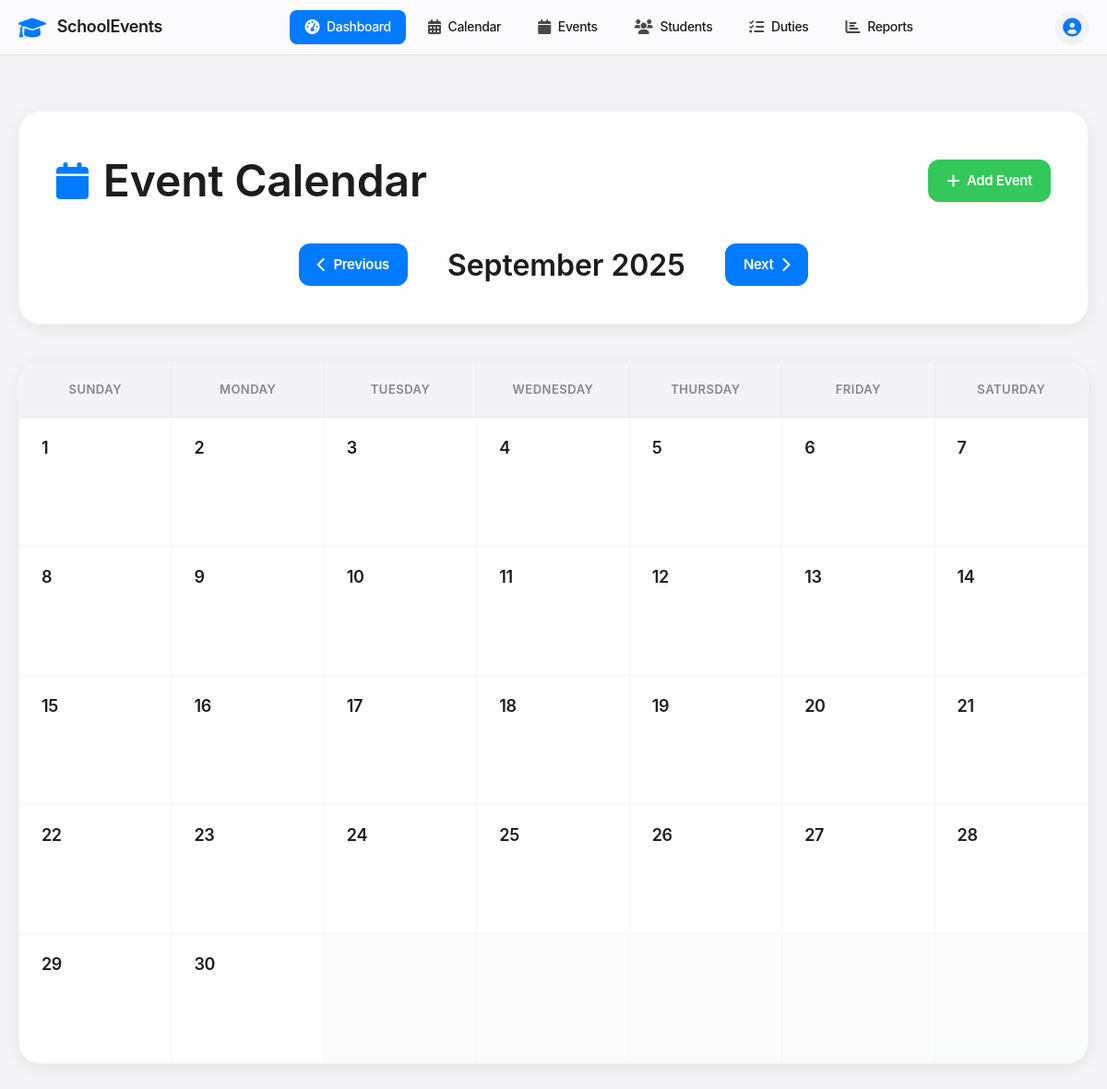
/calendar?year=2025&month=9, run on an earlier commit of the app's database.
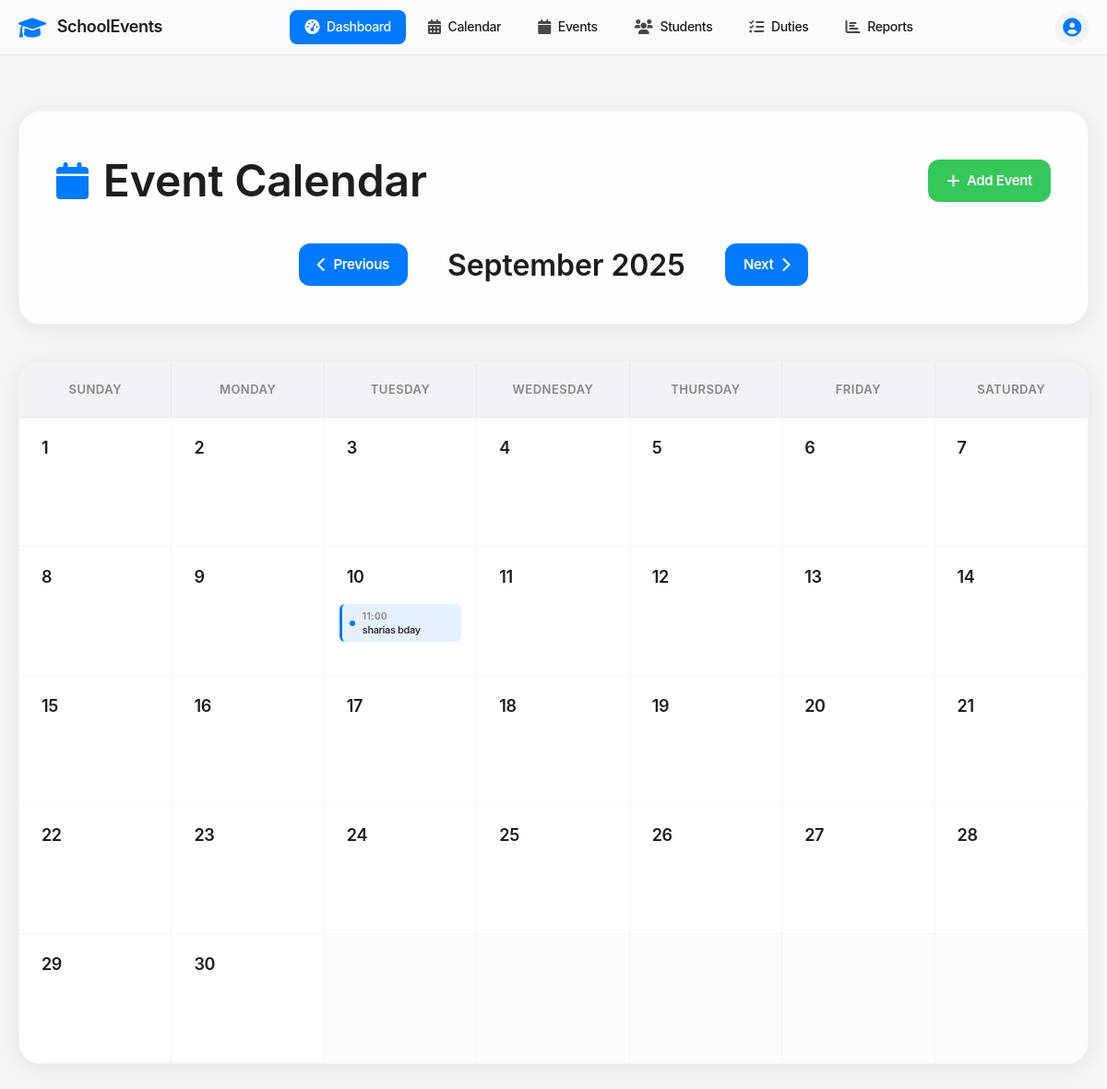
And on a later commit of the database.
### tables this page shows
CREATE TABLE events (
            id INTEGER PRIMARY KEY AUTOINCREMENT,
            name TEXT NOT NULL,
            type TEXT NOT NULL,
            event_date DATE NOT NULL,
            start_time TIME NOT NULL,
            end_time TIME NOT NULL,
            venue TEXT NOT NULL,
            description TEXT,
            host_school TEXT NOT NULL,
            participating_schools TEXT,
            status TEXT DEFAULT 'upcoming',
            created_at TIMESTAMP DEFAULT CURRENT_TIMESTAMP
        );

### app.py (the view)
@app.route('/calendar')
def calendar_view():
    year = int(request.args.get('year', datetime.now().year))
    month = int(request.args.get('month', datetime.now().month))
    calendar_data = get_calendar_data(year, month)
    return render_template('calendar.html', **calendar_data)

### app.py (called while the page is built)
def get_db_connection():
    conn = sqlite3.connect('events.db')
    conn.row_factory = sqlite3.Row
    return conn

### templates/calendar.html (shortened to what the changed rows need)
<!DOCTYPE html>
<html lang="en">
<head>
    <link href="https://cdnjs.cloudflare.com/ajax/libs/font-awesome/6.0.0/css/all.min.css" rel="stylesheet">
</head>
<body>
    <div class="calendar-container">
        <div class="container">
            <div class="calendar-header fade-in">
                <div class="header-content">
                    <h1 class="main-title">
                        <i class="fas fa-calendar calendar-icon"></i>
                        Event Calendar
                    </h1>
                </div>
                <div class="calendar-navigation">
                    <h2 class="current-month">{{ month_name }} {{ year }}</h2>
                </div>
            </div>
            <div class="calendar-wrapper fade-in">
                <div class="calendar-grid">
                    <div class="calendar-days">
                        {% for week in calendar %}
                            {% for day in week %}
                                {% if day != 0 %}
                                    <div class="calendar-day {% if day == datetime.now().day and month == datetime.now().month and year == datetime.now().year %}today{% endif %}">
                                        <div class="day-header">
                                            <div class="day-number">
                                                <a href="{{ url_for('day_events', year=year, month=month, day=day) }}">{{ day }}</a>
                                            </div>
                                        </div>
                                        <div class="day-events">
                                            {% set day_str = year ~ '-' ~ (month|string).zfill(2) ~ '-' ~ (day|string).zfill(2) %}
                                            {% if events_by_date.get(day_str) %}
                                                {% for event in events_by_date[day_str][:3] %}
                                                    <div class="event-item event-type-{{ loop.index0 % 4 }}">
                                                        <div class="event-indicator"></div>
                                                        <div class="event-content">
                                                            <span class="event-time">{{ event.start_time[:5] }}</span>
                                                            <span class="event-name">{{ event.name[:16] }}{% if event.name|length > 16 %}...{% endif %}</span>
                                                        </div>
                                                    </div>
                                                {% endfor %}
                                            {% endif %}
                                        </div>
                                    </div>
                                {% else %}
                                    <div class="calendar-day empty"></div>
                                {% endif %}
                            {% endfor %}
                        {% endfor %}
                    </div>
                </div>
            </div>
        </div>
    </div>
</body>
</html>

What changed in the data, as far as the page shows it:
added events: start_time "11:00", name "sharias bday"
